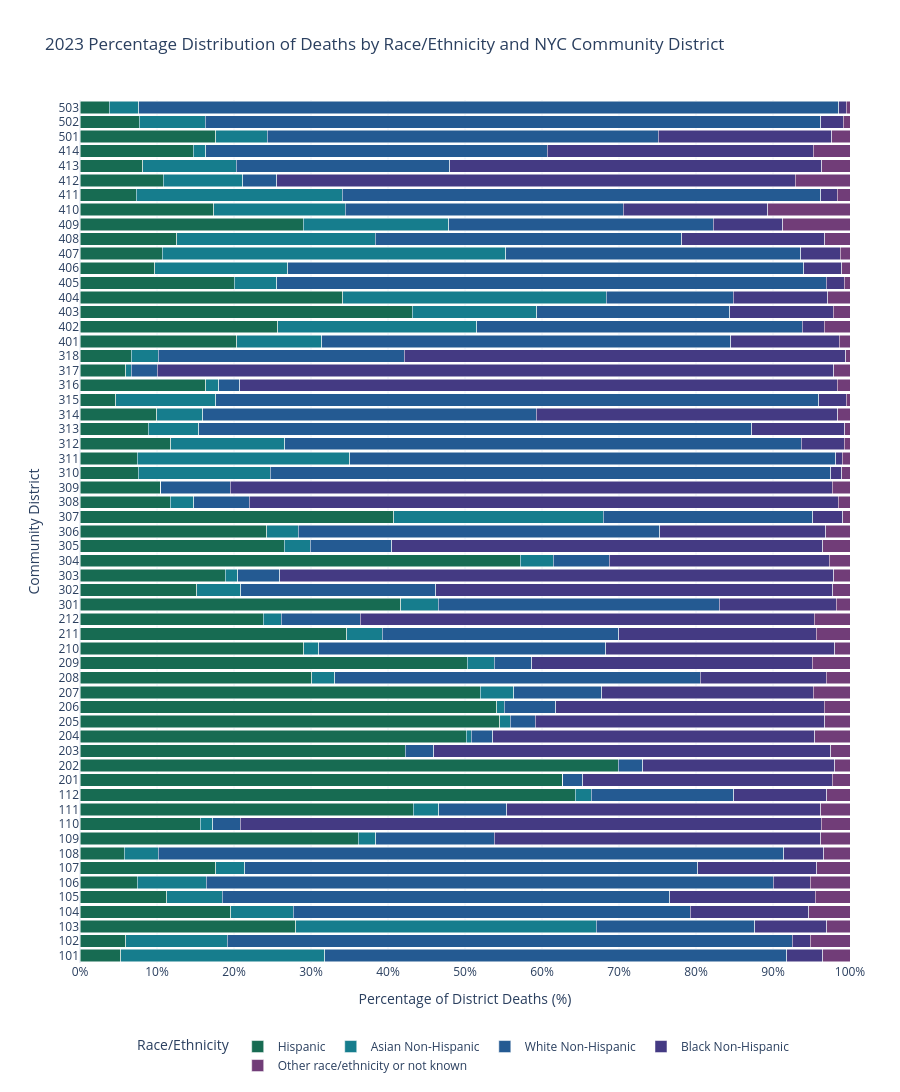

Source (notebook cell):
### Code cell
import pandas as pd
import numpy as np
import plotly.express as px

# Load CSV
df = pd.read_csv("CommunityDistrictSingleYearCounts2023.csv")

# Race/ethnicity columns
race_columns = [
    "Hispanic",
    "Asian Non-Hispanic",
    "White Non-Hispanic",
    "Black Non-Hispanic",
    "Other race/ethnicity or not known"
]

# Convert race columns to numeric
for col in race_columns:
    df[col] = pd.to_numeric(
        df[col].astype(str).str.replace(",", "", regex=False),
        errors="coerce"
    ).fillna(0)

# Convert community district to string
df["commntydst"] = df["commntydst"].astype(str).str.strip()

# Aggregate death counts by community district
df_grouped = df.groupby(
    "commntydst", as_index=False
)[race_columns].sum()

# Convert wide data into long format
df_long = df_grouped.melt(
    id_vars="commntydst",
    value_vars=race_columns,
    var_name="Race/Ethnicity",
    value_name="Count"
)

# Calculate total deaths within each district
df_long["District_Total"] = df_long.groupby(
    "commntydst"
)["Count"].transform("sum")

# Calculate percentage of deaths by race/ethnicity
df_long["Percentage"] = (
    df_long["Count"] /
    df_long["District_Total"].replace(0, np.nan)
    * 100
).fillna(0)

# -----------------------------------------
# CUSTOM COLOR PALETTE
# -----------------------------------------

race_color_map = {
    "Hispanic": "#176B52",
    "Asian Non-Hispanic": "#167D8D",
    "White Non-Hispanic": "#245A92",
    "Black Non-Hispanic": "#443A83",
    "Other race/ethnicity or not known": "#713D78"
}

# Sort districts numerically
districts = sorted(
    df_grouped["commntydst"].unique(),
    key=lambda x: int(x) if x.isdigit() else float("inf")
)

# -----------------------------------------
# CREATE HORIZONTAL STACKED BAR CHART
# -----------------------------------------

fig = px.bar(
    df_long,
    x="Percentage",
    y="commntydst",
    color="Race/Ethnicity",
    orientation="h",
    barmode="stack",
    title=(
        "2023 Percentage Distribution of Deaths "
        "by Race/Ethnicity and NYC Community District"
    ),
    labels={
        "Percentage": "Percentage of District Deaths (%)",
        "commntydst": "Community District"
    },
    color_discrete_map=race_color_map,
    category_orders={
        "Race/Ethnicity": race_columns,
        "commntydst": districts
    },
    custom_data=["Count", "District_Total"],
    height=1700
)

# -----------------------------------------
# CUSTOMIZE HOVER INFORMATION
# -----------------------------------------

fig.update_traces(
    hovertemplate=(
        "<b>Community District:</b> %{y}<br>"
        "<b>Race/Ethnicity:</b> %{fullData.name}<br>"
        "<b>Percentage of District Deaths:</b> %{x:.2f}%<br>"
        "<b>Death Count:</b> %{customdata[0]:,.0f}<br>"
        "<b>Total District Deaths:</b> %{customdata[1]:,.0f}"
        "<extra></extra>"
    )
)

# -----------------------------------------
# CUSTOMIZE LAYOUT
# -----------------------------------------

fig.update_layout(
    xaxis_title="Percentage of District Deaths (%)",
    yaxis_title="Community District",
    legend_title="Race/Ethnicity",
    bargap=0.15,
    template="plotly_white",
    hovermode="closest",
    height=1700,
    legend=dict(
        orientation="h",
        y=-0.08,
        x=0.5,
        xanchor="center"
    ),
    margin=dict(
        l=80,
        r=50,
        t=100,
        b=120
    )
)

# Set percentage axis from 0 to 100
fig.update_xaxes(
    range=[0, 100],
    ticksuffix="%",
    dtick=10
)

# Treat community districts as categories
fig.update_yaxes(
    type="category",
    categoryorder="array",
    categoryarray=districts
)

# Display chart
fig.show()

### Figure 1 — Plotly figure (JSON) as saved in the notebook; plotly's stock layout.template omitted (floating-point values rounded to 4 significant figures)
{"data": [{"customdata": [[9.0, 170.0], [23.0, 387.0], [331.0, 1180.0], [113.0, 578.0], [25.0, 222.0], [53.0, 713.0], [247.0, 1399.0], [76.0, 1328.0], [209.0, 578.0], [134.0, 859.0], [442.0, 1021.0], [676.0, 1051.0], [457.0, 729.0], [244.0, 349.0], [271.0, 642.0], [482.0, 961.0], [399.0, 732.0], [340.0, 628.0], [469.0, 902.0], [272.0, 904.0], [557.0, 1108.0], [266.0, 915.0], [299.0, 863.0], [234.0, 984.0], [299.0, 718.0], [96.0, 632.0], [159.0, 844.0], [276.0, 483.0], [345.0, 1300.0], [107.0, 441.0], [220.0, 540.0], [70.0, 596.0], [64.0, 610.0], [64.0, 846.0], [88.0, 1180.0], [97.0, 823.0], [103.0, 1162.0], [89.0, 891.0], [54.0, 1162.0], [119.0, 728.0], [60.0, 1007.0], [84.0, 1257.0], [186.0, 915.0], [116.0, 452.0], [313.0, 725.0], [247.0, 724.0], [181.0, 903.0], [71.0, 730.0], [173.0, 1622.0], [108.0, 860.0], [199.0, 687.0], [117.0, 673.0], [44.0, 605.0], [154.0, 1425.0], [82.0, 1010.0], [158.0, 1073.0], [243.0, 1379.0], [85.0, 1107.0], [47.0, 1237.0]], "hovertemplate": "<b>Community District:</b> %{y}<br><b>Race/Ethnicity:</b> %{fullData.name}<br><b>Percentage of District Deaths:</b> %{x:.2f}%<br><b>Death Count:</b> %{customdata[0]:,.0f}<br><b>Total District Deaths:</b> %{customdata[1]:,.0f}<extra></extra>", "legendgroup": "Hispanic", "marker": {"color": "#176B52", "pattern": {"shape": ""}}, "name": "Hispanic", "orientation": "h", "showlegend": true, "textposition": "auto", "type": "bar", "x": [5.294, 5.943, 28.05, 19.55, 11.26, 7.433, 17.66, 5.723, 36.16, 15.6, 43.29, 64.32, 62.69, 69.91, 42.21, 50.16, 54.51, 54.14, 52.0, 30.09, 50.27, 29.07, 34.65, 23.78, 41.64, 15.19, 18.84, 57.14, 26.54, 24.26, 40.74, 11.74, 10.49, 7.565, 7.458, 11.79, 8.864, 9.989, 4.647, 16.35, 5.958, 6.683, 20.33, 25.66, 43.17, 34.12, 20.04, 9.726, 10.67, 12.56, 28.97, 17.38, 7.273, 10.81, 8.119, 14.73, 17.62, 7.678, 3.8], "xaxis": "x", "y": ["101", "102", "103", "104", "105", "106", "107", "108", "109", "110", "111", "112", "201", "202", "203", "204", "205", "206", "207", "208", "209", "210", "211", "212", "301", "302", "303", "304", "305", "306", "307", "308", "309", "310", "311", "312", "313", "314", "315", "316", "317", "318", "401", "402", "403", "404", "405", "406", "407", "408", "409", "410", "411", "412", "413", "414", "501", "502", "503"], "yaxis": "y"}, {"customdata": [[45.0, 170.0], [51.0, 387.0], [460.0, 1180.0], [47.0, 578.0], [16.0, 222.0], [64.0, 713.0], [52.0, 1399.0], [59.0, 1328.0], [13.0, 578.0], [14.0, 859.0], [34.0, 1021.0], [22.0, 1051.0], [0.0, 729.0], [0.0, 349.0], [0.0, 642.0], [6.0, 961.0], [10.0, 732.0], [6.0, 628.0], [39.0, 902.0], [27.0, 904.0], [39.0, 1108.0], [18.0, 915.0], [40.0, 863.0], [23.0, 984.0], [35.0, 718.0], [36.0, 632.0], [14.0, 844.0], [21.0, 483.0], [44.0, 1300.0], [18.0, 441.0], [147.0, 540.0], [18.0, 596.0], [0.0, 610.0], [145.0, 846.0], [325.0, 1180.0], [122.0, 823.0], [76.0, 1162.0], [53.0, 891.0], [151.0, 1162.0], [12.0, 728.0], [7.0, 1007.0], [44.0, 1257.0], [101.0, 915.0], [117.0, 452.0], [117.0, 725.0], [248.0, 724.0], [50.0, 903.0], [126.0, 730.0], [724.0, 1622.0], [222.0, 860.0], [130.0, 687.0], [115.0, 673.0], [162.0, 605.0], [147.0, 1425.0], [123.0, 1010.0], [17.0, 1073.0], [92.0, 1379.0], [95.0, 1107.0], [47.0, 1237.0]], "hovertemplate": "<b>Community District:</b> %{y}<br><b>Race/Ethnicity:</b> %{fullData.name}<br><b>Percentage of District Deaths:</b> %{x:.2f}%<br><b>Death Count:</b> %{customdata[0]:,.0f}<br><b>Total District Deaths:</b> %{customdata[1]:,.0f}<extra></extra>", "legendgroup": "Asian Non-Hispanic", "marker": {"color": "#167D8D", "pattern": {"shape": ""}}, "name": "Asian Non-Hispanic", "orientation": "h", "showlegend": true, "textposition": "auto", "type": "bar", "x": [26.47, 13.18, 38.98, 8.131, 7.207, 8.976, 3.717, 4.443, 2.249, 1.63, 3.33, 2.093, 0.0, 0.0, 0.0, 0.6243, 1.366, 0.9554, 4.324, 2.987, 3.52, 1.967, 4.635, 2.337, 4.875, 5.696, 1.659, 4.348, 3.385, 4.082, 27.22, 3.02, 0.0, 17.14, 27.54, 14.82, 6.54, 5.948, 12.99, 1.648, 0.6951, 3.5, 11.04, 25.88, 16.14, 34.25, 5.537, 17.26, 44.64, 25.81, 18.92, 17.09, 26.78, 10.32, 12.18, 1.584, 6.672, 8.582, 3.8], "xaxis": "x", "y": ["101", "102", "103", "104", "105", "106", "107", "108", "109", "110", "111", "112", "201", "202", "203", "204", "205", "206", "207", "208", "209", "210", "211", "212", "301", "302", "303", "304", "305", "306", "307", "308", "309", "310", "311", "312", "313", "314", "315", "316", "317", "318", "401", "402", "403", "404", "405", "406", "407", "408", "409", "410", "411", "412", "413", "414", "501", "502", "503"], "yaxis": "y"}, {"customdata": [[102.0, 170.0], [284.0, 387.0], [243.0, 1180.0], [298.0, 578.0], [129.0, 222.0], [525.0, 713.0], [823.0, 1399.0], [1079.0, 1328.0], [89.0, 578.0], [31.0, 859.0], [90.0, 1021.0], [194.0, 1051.0], [19.0, 729.0], [11.0, 349.0], [24.0, 642.0], [27.0, 961.0], [24.0, 732.0], [42.0, 628.0], [103.0, 902.0], [429.0, 904.0], [54.0, 1108.0], [341.0, 915.0], [265.0, 863.0], [101.0, 984.0], [262.0, 718.0], [160.0, 632.0], [46.0, 844.0], [35.0, 483.0], [137.0, 1300.0], [207.0, 441.0], [147.0, 540.0], [43.0, 596.0], [55.0, 610.0], [616.0, 846.0], [745.0, 1180.0], [552.0, 823.0], [835.0, 1162.0], [386.0, 891.0], [910.0, 1162.0], [20.0, 728.0], [34.0, 1007.0], [401.0, 1257.0], [486.0, 915.0], [191.0, 452.0], [182.0, 725.0], [119.0, 724.0], [644.0, 903.0], [489.0, 730.0], [621.0, 1622.0], [342.0, 860.0], [236.0, 687.0], [243.0, 673.0], [376.0, 605.0], [63.0, 1425.0], [280.0, 1010.0], [476.0, 1073.0], [701.0, 1379.0], [885.0, 1107.0], [1125.0, 1237.0]], "hovertemplate": "<b>Community District:</b> %{y}<br><b>Race/Ethnicity:</b> %{fullData.name}<br><b>Percentage of District Deaths:</b> %{x:.2f}%<br><b>Death Count:</b> %{customdata[0]:,.0f}<br><b>Total District Deaths:</b> %{customdata[1]:,.0f}<extra></extra>", "legendgroup": "White Non-Hispanic", "marker": {"color": "#245A92", "pattern": {"shape": ""}}, "name": "White Non-Hispanic", "orientation": "h", "showlegend": true, "textposition": "auto", "type": "bar", "x": [60.0, 73.39, 20.59, 51.56, 58.11, 73.63, 58.83, 81.25, 15.4, 3.609, 8.815, 18.46, 2.606, 3.152, 3.738, 2.81, 3.279, 6.688, 11.42, 47.46, 4.874, 37.27, 30.71, 10.26, 36.49, 25.32, 5.45, 7.246, 10.54, 46.94, 27.22, 7.215, 9.016, 72.81, 63.14, 67.07, 71.86, 43.32, 78.31, 2.747, 3.376, 31.9, 53.11, 42.26, 25.1, 16.44, 71.32, 66.99, 38.29, 39.77, 34.35, 36.11, 62.15, 4.421, 27.72, 44.36, 50.83, 79.95, 90.95], "xaxis": "x", "y": ["101", "102", "103", "104", "105", "106", "107", "108", "109", "110", "111", "112", "201", "202", "203", "204", "205", "206", "207", "208", "209", "210", "211", "212", "301", "302", "303", "304", "305", "306", "307", "308", "309", "310", "311", "312", "313", "314", "315", "316", "317", "318", "401", "402", "403", "404", "405", "406", "407", "408", "409", "410", "411", "412", "413", "414", "501", "502", "503"], "yaxis": "y"}, {"customdata": [[8.0, 170.0], [9.0, 387.0], [110.0, 1180.0], [89.0, 578.0], [42.0, 222.0], [34.0, 713.0], [217.0, 1399.0], [69.0, 1328.0], [245.0, 578.0], [648.0, 859.0], [416.0, 1021.0], [127.0, 1051.0], [236.0, 729.0], [87.0, 349.0], [331.0, 642.0], [402.0, 961.0], [275.0, 732.0], [219.0, 628.0], [248.0, 902.0], [148.0, 904.0], [404.0, 1108.0], [272.0, 915.0], [221.0, 863.0], [580.0, 984.0], [109.0, 718.0], [326.0, 632.0], [607.0, 844.0], [138.0, 483.0], [728.0, 1300.0], [95.0, 441.0], [21.0, 540.0], [456.0, 596.0], [477.0, 610.0], [12.0, 846.0], [10.0, 1180.0], [46.0, 823.0], [140.0, 1162.0], [349.0, 891.0], [41.0, 1162.0], [565.0, 728.0], [885.0, 1007.0], [721.0, 1257.0], [129.0, 915.0], [13.0, 452.0], [97.0, 725.0], [89.0, 724.0], [21.0, 903.0], [36.0, 730.0], [83.0, 1622.0], [160.0, 860.0], [62.0, 687.0], [126.0, 673.0], [13.0, 605.0], [960.0, 1425.0], [488.0, 1010.0], [371.0, 1073.0], [310.0, 1379.0], [32.0, 1107.0], [12.0, 1237.0]], "hovertemplate": "<b>Community District:</b> %{y}<br><b>Race/Ethnicity:</b> %{fullData.name}<br><b>Percentage of District Deaths:</b> %{x:.2f}%<br><b>Death Count:</b> %{customdata[0]:,.0f}<br><b>Total District Deaths:</b> %{customdata[1]:,.0f}<extra></extra>", "legendgroup": "Black Non-Hispanic", "marker": {"color": "#443A83", "pattern": {"shape": ""}}, "name": "Black Non-Hispanic", "orientation": "h", "showlegend": true, "textposition": "auto", "type": "bar", "x": [4.706, 2.326, 9.322, 15.4, 18.92, 4.769, 15.51, 5.196, 42.39, 75.44, 40.74, 12.08, 32.37, 24.93, 51.56, 41.83, 37.57, 34.87, 27.49, 16.37, 36.46, 29.73, 25.61, 58.94, 15.18, 51.58, 71.92, 28.57, 56.0, 21.54, 3.889, 76.51, 78.2, 1.418, 0.8475, 5.589, 12.05, 39.17, 3.528, 77.61, 87.88, 57.36, 14.1, 2.876, 13.38, 12.29, 2.326, 4.932, 5.117, 18.6, 9.025, 18.72, 2.149, 67.37, 48.32, 34.58, 22.48, 2.891, 0.9701], "xaxis": "x", "y": ["101", "102", "103", "104", "105", "106", "107", "108", "109", "110", "111", "112", "201", "202", "203", "204", "205", "206", "207", "208", "209", "210", "211", "212", "301", "302", "303", "304", "305", "306", "307", "308", "309", "310", "311", "312", "313", "314", "315", "316", "317", "318", "401", "402", "403", "404", "405", "406", "407", "408", "409", "410", "411", "412", "413", "414", "501", "502", "503"], "yaxis": "y"}, {"customdata": [[6.0, 170.0], [20.0, 387.0], [36.0, 1180.0], [31.0, 578.0], [10.0, 222.0], [37.0, 713.0], [60.0, 1399.0], [45.0, 1328.0], [22.0, 578.0], [32.0, 859.0], [39.0, 1021.0], [32.0, 1051.0], [17.0, 729.0], [7.0, 349.0], [16.0, 642.0], [44.0, 961.0], [24.0, 732.0], [21.0, 628.0], [43.0, 902.0], [28.0, 904.0], [54.0, 1108.0], [18.0, 915.0], [38.0, 863.0], [46.0, 984.0], [13.0, 718.0], [14.0, 632.0], [18.0, 844.0], [13.0, 483.0], [46.0, 1300.0], [14.0, 441.0], [5.0, 540.0], [9.0, 596.0], [14.0, 610.0], [9.0, 846.0], [12.0, 1180.0], [6.0, 823.0], [8.0, 1162.0], [14.0, 891.0], [6.0, 1162.0], [12.0, 728.0], [21.0, 1007.0], [7.0, 1257.0], [13.0, 915.0], [15.0, 452.0], [16.0, 725.0], [21.0, 724.0], [7.0, 903.0], [8.0, 730.0], [21.0, 1622.0], [28.0, 860.0], [60.0, 687.0], [72.0, 673.0], [10.0, 605.0], [101.0, 1425.0], [37.0, 1010.0], [51.0, 1073.0], [33.0, 1379.0], [10.0, 1107.0], [6.0, 1237.0]], "hovertemplate": "<b>Community District:</b> %{y}<br><b>Race/Ethnicity:</b> %{fullData.name}<br><b>Percentage of District Deaths:</b> %{x:.2f}%<br><b>Death Count:</b> %{customdata[0]:,.0f}<br><b>Total District Deaths:</b> %{customdata[1]:,.0f}<extra></extra>", "legendgroup": "Other race/ethnicity or not known", "marker": {"color": "#713D78", "pattern": {"shape": ""}}, "name": "Other race/ethnicity or not known", "orientation": "h", "showlegend": true, "textposition": "auto", "type": "bar", "x": [3.529, 5.168, 3.051, 5.363, 4.505, 5.189, 4.289, 3.389, 3.806, 3.725, 3.82, 3.045, 2.332, 2.006, 2.492, 4.579, 3.279, 3.344, 4.767, 3.097, 4.874, 1.967, 4.403, 4.675, 1.811, 2.215, 2.133, 2.692, 3.538, 3.175, 0.9259, 1.51, 2.295, 1.064, 1.017, 0.729, 0.6885, 1.571, 0.5164, 1.648, 2.085, 0.5569, 1.421, 3.319, 2.207, 2.901, 0.7752, 1.096, 1.295, 3.256, 8.734, 10.7, 1.653, 7.088, 3.663, 4.753, 2.393, 0.9033, 0.485], "xaxis": "x", "y": ["101", "102", "103", "104", "105", "106", "107", "108", "109", "110", "111", "112", "201", "202", "203", "204", "205", "206", "207", "208", "209", "210", "211", "212", "301", "302", "303", "304", "305", "306", "307", "308", "309", "310", "311", "312", "313", "314", "315", "316", "317", "318", "401", "402", "403", "404", "405", "406", "407", "408", "409", "410", "411", "412", "413", "414", "501", "502", "503"], "yaxis": "y"}], "layout": {"bargap": 0.15, "barmode": "stack", "height": 1700, "hovermode": "closest", "legend": {"orientation": "h", "title": {"text": "Race/Ethnicity"}, "tracegroupgap": 0, "x": 0.5, "xanchor": "center", "y": -0.08}, "margin": {"b": 120, "l": 80, "r": 50, "t": 100}, "title": {"text": "2023 Percentage Distribution of Deaths by Race/Ethnicity and NYC Community District"}, "xaxis": {"anchor": "y", "domain": [0, 1], "dtick": 10, "range": [0, 100], "ticksuffix": "%", "title": {"text": "Percentage of District Deaths (%)"}}, "yaxis": {"anchor": "x", "categoryarray": ["101", "102", "103", "104", "105", "106", "107", "108", "109", "110", "111", "112", "201", "202", "203", "204", "205", "206", "207", "208", "209", "210", "211", "212", "301", "302", "303", "304", "305", "306", "307", "308", "309", "310", "311", "312", "313", "314", "315", "316", "317", "318", "401", "402", "403", "404", "405", "406", "407", "408", "409", "410", "411", "412", "413", "414", "501", "502", "503"], "categoryorder": "array", "domain": [0, 1], "title": {"text": "Community District"}, "type": "category"}}}
